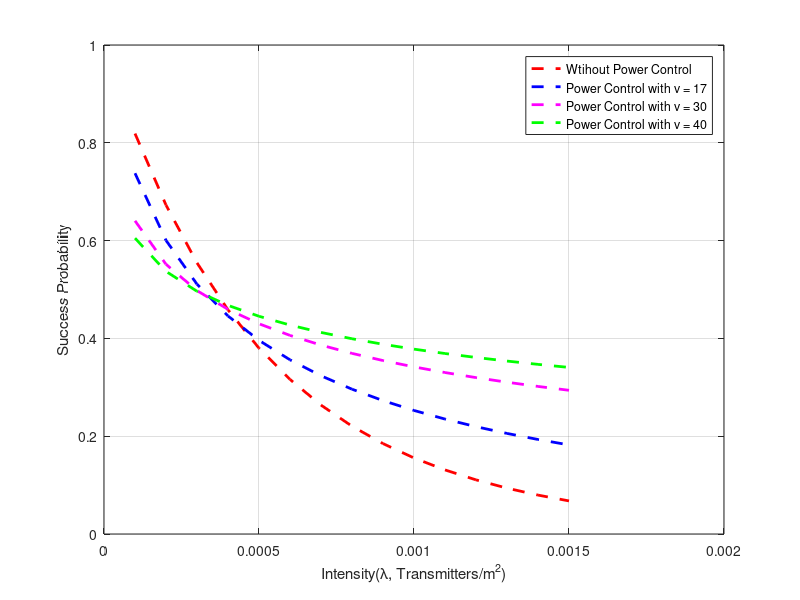

Write MATLAB code to recreate this figure.
clear all
clc

tic
sam = 1e6;
d = 15+10*rand(1,sam);
d2 = 15+10*rand(1,sam);
% d = 20;
% d2 = 20;
alpha = 4;
v = -2:1:100;
for i=1:length(v)
    tau_gain(i) = mean(d.^(alpha)) / ( mean(d.^(alpha-v(i))) * mean(d.^(v(i))) );
    tau_gain(i) = tau_gain(i)^(2/alpha);
end

%% plot the success probability here
lambda = 1e-4:1e-4:15e-4;
for i = 1:length(lambda)
    P_suc(i) = mean( exp(-lambda(i)*pi*pi/2*d.^(2)) );
    P_suc2(i) = mean( exp(-lambda(i)*pi*pi/2*sqrt( d.^(4-v(17)).*d2.^(v(17)) ) ) );
    P_suc3(i) = mean( exp(-lambda(i)*pi*pi/2*sqrt( d.^(4-v(30)).*d2.^(v(30)) ) ) );
    P_suc4(i) = mean( exp(-lambda(i)*pi*pi/2*sqrt( d.^(4-v(40)).*d2.^(v(40)) ) ) );
end

plot(lambda,P_suc,'r--','LineWidth',2);
hold on
plot(lambda,P_suc2,'b--','LineWidth',2);
hold on
plot(lambda,P_suc3,'m--','LineWidth',2);
hold on 
plot(lambda,P_suc4,'g--','LineWidth',2);
grid on
xlabel('Intensity(\lambda, Transmitters/m^2)');
ylabel('Success Probability');
legend('Wtihout Power Control','Power Control with \nu = 17','Power Control with \nu = 30','Power Control with \nu = 40');
toc